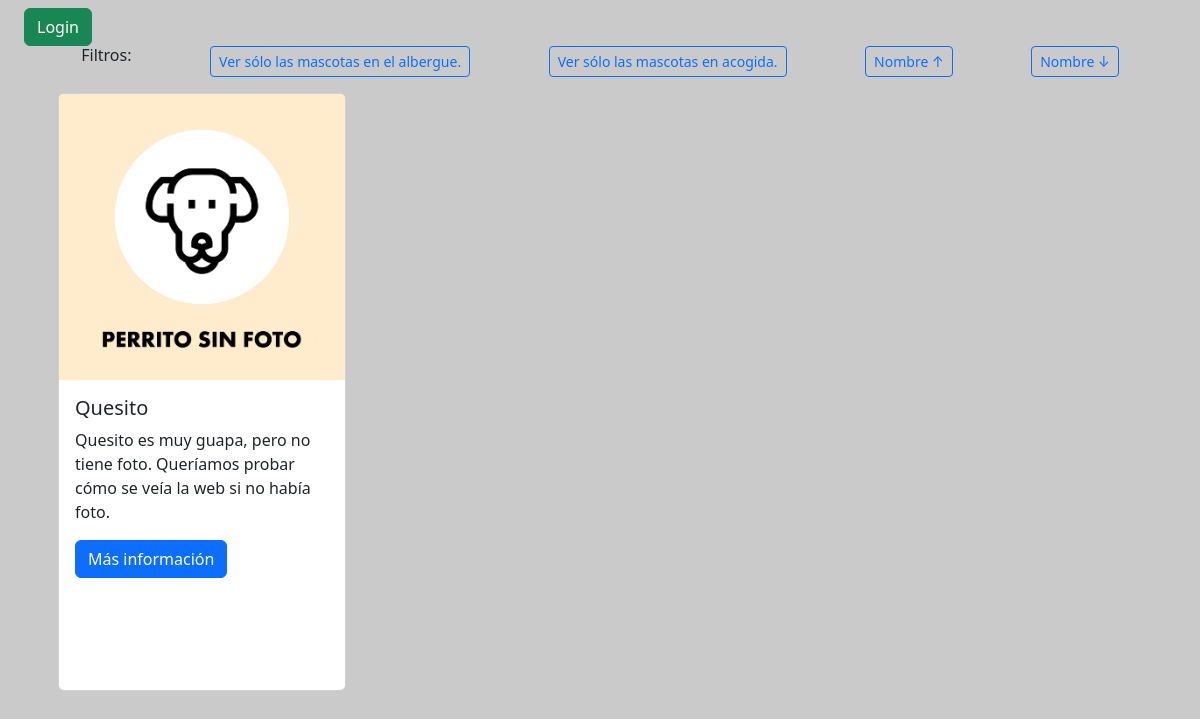
Screenshot of /php/index.php?filtro=acogida with the database file from the repository.
### tables this page shows
CREATE TABLE mascota (
    ID INT PRIMARY KEY AUTO_INCREMENT,
    Nombre VARCHAR(15) NOT NULL UNIQUE,
    Raza VARCHAR(20) NOT NULL,
    Tamanio ENUM('Grande', 'Pequeño', 'Mediano') NOT NULL,
    FechaRegistro DATETIME NOT NULL DEFAULT CURRENT_TIMESTAMP,
    FechaSalida DATE,
    FechaNacimiento DATE,
    Sexo ENUM('Macho', 'Hembra') NOT NULL,
    Localizacion ENUM('albergue', 'acogida') NOT NULL,
    Foto VARCHAR(255),
    Descripcion VARCHAR(255)
);

### php/index.php (the view, shortened to what this page needs)
<?php
include 'inc/func.inc.php';
include 'inc/mysql.inc.php';
$query = "SELECT * FROM albergue.mascota;";
if (isset($_GET['filtro'])) {
    if ($_GET['filtro'] == 'acogida') {
        $query = "SELECT * FROM albergue.mascota WHERE localizacion = 'acogida';";
    }
}
$table = $mysqli->query($query);
?>
<main>
    <a href="login.php" class="btn btn-success mt-2 mx-4">Login</a>
    <section class="container">
        <div class="d-flex justify-content-around">
            <h6>Filtros:</h6>
            <a class="btn btn-sm btn-outline-primary" href="index.php?filtro=albergue">Ver sólo las mascotas en el albergue.</a>
            <a class="btn btn-sm btn-outline-primary" href="index.php?filtro=acogida">Ver sólo las mascotas en acogida.</a>
            <a class="btn btn-sm btn-outline-primary" href="index.php?filtro=nombreasc">Nombre &uarr;</a>
            <a class="btn btn-sm btn-outline-primary" href="index.php?filtro=nombredesc">Nombre &darr;</a>
        </div>
        <?php while ($row = $table->fetch_assoc()) { ?>
            <div id="id<?php echo $row["ID"] ?>" class="card d-inline-block m-3 align-top">
                <img src="../mediabd/<?php echo $row["Foto"] ?>" alt="Imagen del perro <?php echo $row["ID"] ?>" class="card-img-top">
                <div class="card-body">
                    <h5 class="card-title"><?php echo $row["Nombre"] ?></h5>
                    <p class="card-text"><?php echo $row["Descripcion"] ?></p>
                    <a href="./info_mascota.php?idMascota=<?php echo $row["ID"] ?>" class="btn btn-primary">Más
                        información</a>
                </div>
            </div>
        <?php } ?>
    </section>
</main>

### php/style.css (style rules this page uses)
body { background-color: #cacaca; }
.card { width: 18rem; height: 37.4em; }

### rows the page displays
mascota: Nombre "Quesito", Descripcion "Quesito es muy guapa, pero no tiene foto. Queríamos probar cómo se veía la web si no había foto."
